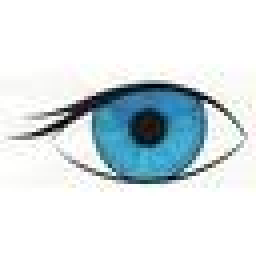
#> input picture SmallEye.jpeg, 64 x 64 px (shown 4 times larger)
$ python FINAL.py
#> lines starting #> are read from the running program, lines starting #| are printed output that depends on the picture; after the words box and inside, x2 and y2 are one past the last pixel; in counts of white or black regions, pixels touching at a corner belong together
#Importing libraries
import numpy as np
import scipy
from PIL import Image
import codecs, json

# Open the image
img = Image.open('SmallEye.jpeg')
#> img is the input picture: PIL image 64x64 RGB; mean R, G, B 217, 226.6, 229.9

#black and white
img = img.convert('1')
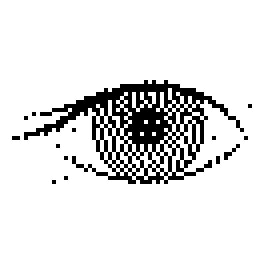
#> img: PIL image 64x64 1 (shown 4 times larger); 88.1% white; black in thin lines or dots, all inside (x1, y1, x2, y2) = (3, 20, 63, 46)
img.save('BWResized.jpeg')

# Write the image to an array, using numpy
arr = np.array(img)

# Example of finding a specific pixel and printing it
#print(arr[0, 5])

# Printing the entire array

#for x in arr:
#    print (x)

# Write array to a file

b = arr.tolist() # nested lists with same data, indices
#> b = 64 items

build = {}
build['image'] = b
file_path = "FINAL.json" ## your path variable

json.dump(build, open(file_path, 'w'))

$ run again, with Sun.jpeg copied over SmallEye.jpeg
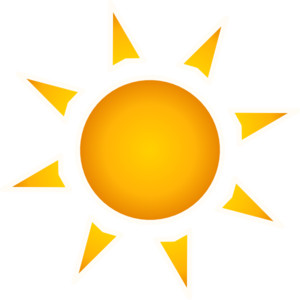
#> input picture Sun.jpeg, 300 x 300 px
#> img is the input picture: PIL image 300x300 RGB; mean R, G, B 253.5, 236.3, 196.1
#> `img = img.convert('1')`:
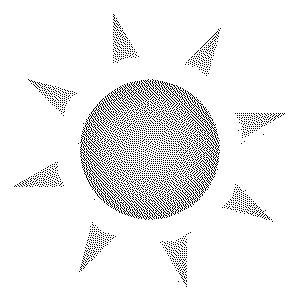
#> img: PIL image 300x300 1; 92.9% white; black in thin lines or dots, all inside (x1, y1, x2, y2) = (14, 14, 285, 287)
#> b = 300 items
